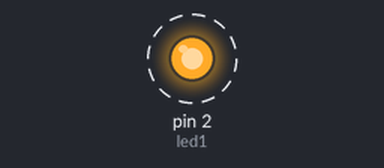
A sketch run on a simulated Arduino Uno, built with avr-gcc and run on an emulated ATmega328P. Parts: output pins drawn as LEDs (lit = HIGH). Dashed ring = blinking. What the sketch prints to the serial monitor is not drawn.

Above: at 0.5 s.
Timing chart, 0 to 4.6 s (numbered marks = the images above):
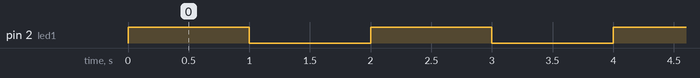

Measured:
- by itself, pin 2 (led1): alternates HIGH for 1.0 s and LOW for 1.0 s

The sketch:

test_LED.ino
```cpp
// C++ code
//
int led1=2;

int delay_length = 1000;

void setup()
{
  Serial.begin(9600); // Menginisialisasi komunikasi serial dengan baud rate 9600
  while (!Serial) {}

  pinMode(led1, OUTPUT);
}

void loop()
{
  // Blink  simultanuesly
  digitalWrite(led1, HIGH);
  Serial.println("On");
  delay(delay_length);

  digitalWrite(led1, LOW);
  Serial.println("Off");
  delay(delay_length);
}
```
